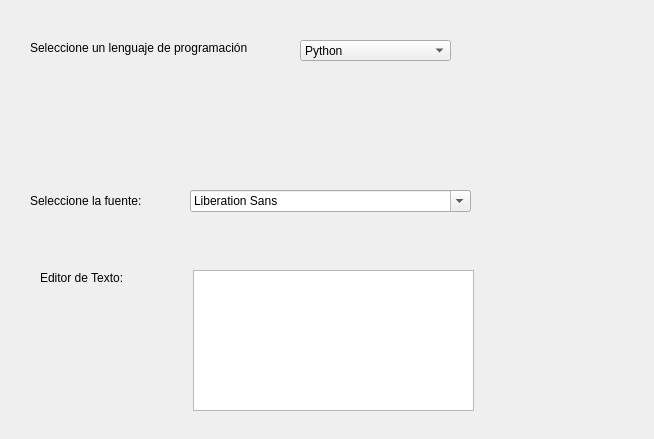
<?xml version="1.0" encoding="UTF-8"?>
<ui version="4.0">
 <class>Lenguajes_programacion_Dialog</class>
 <widget class="QDialog" name="Lenguajes_programacion_Dialog">
  <property name="geometry">
   <rect>
    <x>0</x>
    <y>0</y>
    <width>654</width>
    <height>439</height>
   </rect>
  </property>
  <property name="windowTitle">
   <string>Lenguajes de Programación y Fuentes</string>
  </property>
  <widget class="QComboBox" name="cbx_lenguajes">
   <property name="geometry">
    <rect>
     <x>300</x>
     <y>40</y>
     <width>151</width>
     <height>21</height>
    </rect>
   </property>
   <item>
    <property name="text">
     <string>Python</string>
    </property>
   </item>
   <item>
    <property name="text">
     <string>JS</string>
    </property>
   </item>
   <item>
    <property name="text">
     <string>PHP</string>
    </property>
   </item>
   <item>
    <property name="text">
     <string>Java</string>
    </property>
   </item>
  </widget>
  <widget class="QLabel" name="lbl_seleccionar">
   <property name="geometry">
    <rect>
     <x>30</x>
     <y>40</y>
     <width>241</width>
     <height>16</height>
    </rect>
   </property>
   <property name="text">
    <string>Seleccione un lenguaje de programación</string>
   </property>
  </widget>
  <widget class="QLabel" name="lbl_eleccion">
   <property name="geometry">
    <rect>
     <x>40</x>
     <y>100</y>
     <width>551</width>
     <height>21</height>
    </rect>
   </property>
   <property name="text">
    <string/>
   </property>
  </widget>
  <widget class="QLabel" name="lbl_seleccion_fuente">
   <property name="geometry">
    <rect>
     <x>30</x>
     <y>190</y>
     <width>131</width>
     <height>21</height>
    </rect>
   </property>
   <property name="text">
    <string>Seleccione la fuente: </string>
   </property>
  </widget>
  <widget class="QFontComboBox" name="cbx_fuentes">
   <property name="geometry">
    <rect>
     <x>190</x>
     <y>190</y>
     <width>281</width>
     <height>22</height>
    </rect>
   </property>
  </widget>
  <widget class="QLabel" name="lbl_editor_texto">
   <property name="geometry">
    <rect>
     <x>40</x>
     <y>270</y>
     <width>111</width>
     <height>16</height>
    </rect>
   </property>
   <property name="text">
    <string>Editor de Texto:</string>
   </property>
  </widget>
  <widget class="QTextEdit" name="txt_editor">
   <property name="geometry">
    <rect>
     <x>193</x>
     <y>270</y>
     <width>281</width>
     <height>141</height>
    </rect>
   </property>
  </widget>
 </widget>
 <resources/>
 <connections/>
</ui>
